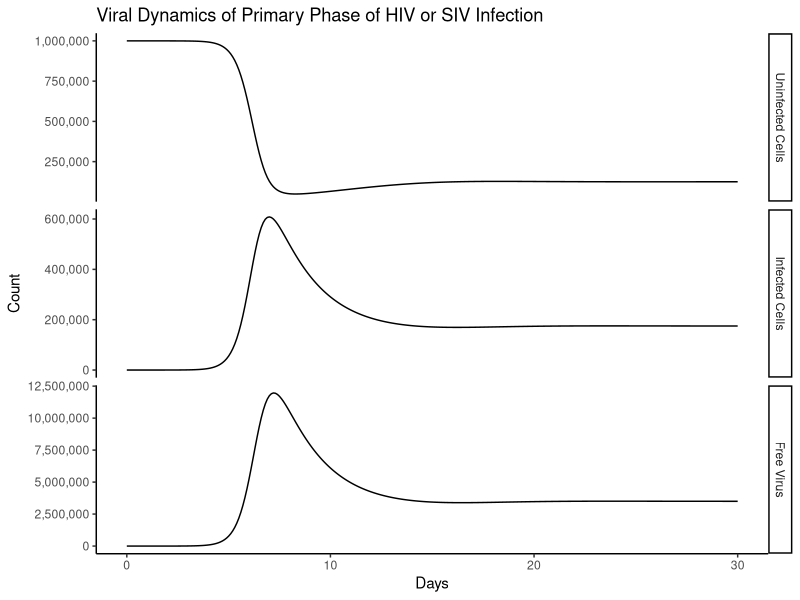

Generate this figure with R:
## ---- chunk 1
#| message: false
#| warning: false
library(deSolve)
library(tidyverse)
## ---- chunk 2
base_ode <- function(time, state, parameters){
	with(as.list(c(state, parameters)),{
		
		dx <- lambda - d*x - beta * x * v
		dy <- beta * x * v - a * y
		dv <- k * y - u * v
		
		return(list(c(dx,dy,dv)))
	})
	
}

t <- seq(0,30,.1)

params <- c(
	lambda =1e5,# Uninfected cell production rate
	d = .1, # Cell Death Rate
	a = .5, # Infected Cell Death Rate
	beta = 2e-7, # "Rate Constant"
	k = 100, # Virus production from infected cell
	u = 5 # Free virus lifespan
)
## ---- chunk 3
x0 <- params["lambda"][1]/params["d"][1]
init <- c(x = unname(x0), 
					y = 1, v = 1)

out <- ode(init, t, base_ode, params)

out_df <- as_tibble(as.data.frame(out))
## ---- chunk 4

compartment_names <- c("Uninfected Cells",
"Infected Cells",
"Free Virus")

p <- out_df %>% 
	setNames(c("time", compartment_names)) %>% 
	gather(compartment, value, -time) %>% 
	mutate(compartment = factor(compartment, compartment_names)) %>% 
	ggplot(aes(time, y = value))+
	geom_line()+
	facet_grid(rows = vars(compartment),scales = "free_y")+
	theme_classic()+
	labs(
		title = "Viral Dynamics of Primary Phase of HIV or SIV Infection",
		x = "Days",
		y = "Count"
	)+
	scale_y_continuous(labels = scales::comma_format(accuracy = 1000))

p	
